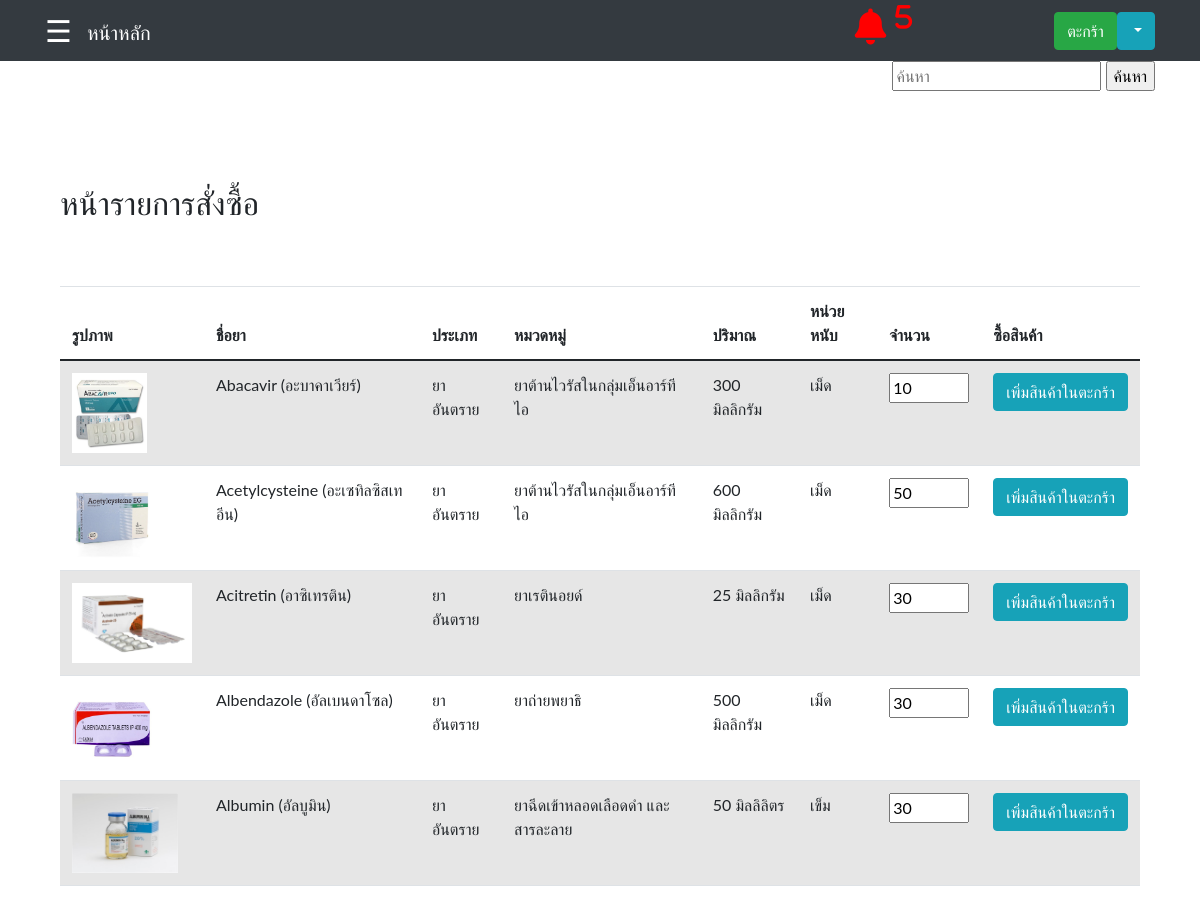
The page /CatagorySearch.php on the database its author committed.
### tables this page shows
CREATE TABLE `tbl_med` (
  `MedId` int(11) NOT NULL,
  `TypeId` int(11) DEFAULT NULL,
  `CateId` int(11) DEFAULT NULL,
  `VolumnId` int(11) DEFAULT NULL,
  `UnitId` int(11) DEFAULT NULL,
  `MedName` varchar(255) DEFAULT NULL,
  `MedPack` varchar(255) DEFAULT NULL,
  `MedPrice` varchar(255) DEFAULT NULL,
  `MedDes` varchar(255) DEFAULT NULL,
  `MedIndi` varchar(255) DEFAULT NULL,
  `MedExp` varchar(255) DEFAULT NULL,
  `MedNoti` varchar(255) DEFAULT NULL,
  `MedLow` int(11) DEFAULT NULL,
  `MedTotal` int(11) DEFAULT NULL,
  `MedPoint` int(11) DEFAULT NULL,
  `MedPath` varchar(255) DEFAULT NULL
);

CREATE TABLE `tbl_type` (
  `TypeId` int(11) NOT NULL,
  `TypeName` varchar(255) DEFAULT NULL
);

CREATE TABLE `tbl_cate` (
  `CateId` int(11) NOT NULL,
  `CateName` varchar(255) DEFAULT NULL
);

CREATE TABLE `tbl_volumn` (
  `VolumnId` int(11) NOT NULL,
  `VolumnName` varchar(255) DEFAULT NULL
);

CREATE TABLE `tbl_unit` (
  `UnitId` int(11) NOT NULL,
  `UnitName` varchar(255) DEFAULT NULL
);

### CatagorySearch.php (the view, shortened to what this page needs)
<?php
        include('connect.php');
        $sql = "SELECT * FROM tbl_med WHERE MedTotal <= MedPoint";
        $result1 = $conn->query($sql);
        $med = array();
            while($row = $result1->fetch_assoc())
            {
                $med[] = $row;
            }
            $Alert = 0;
?>
     <!DOCTYPE html>
<html lang="en">
<head>
    <nav class="navbar navbar-expand-sm navbar-dark bg-dark">
            <div class="container">
                <div style='margin-right: 15px'>
                    <?php
                    include('slidebar.php');
                    ?>
                <div>
                  <a href="main.php" class="navbar-brand">หน้าหลัก</a>
                  <a herf="main.php"><i class="fa fa-bell" data-toggle="modal" data-target="#centralModalLg" style ="font-size: 36px; color:
                          <?php
                        if((count($med)+$Alert) > 0)
                            {
                                echo "red";
                            }
                        else
                            {
                                echo "white";
                            }
                        ?>
                        ; margin-left: 19em;" aria-hidden="true">
                        <?php
                            if((count($med)+$Alert) > 0)
                                {
                                    echo "<sup>".(count($med)+$Alert)."</sup>";
                                }
                        ?>
                        </i>
                    </a>
                </div>
                <div id="navbar1" class="collapse navbar-collapse" style='justify-content: end;'>
                    <div class="dropdown">
                        <div id="navbar1" class="collapse navbar-collapse">
                            <ul class="navbar-nav ms-auto">
                            <li class="nav-item">
                                    <td><a href="Shipping.php" class ="btn btn-success">ตะกร้า</a></td>
                                </li>
                                <button class="btn btn-info  dropdown-toggle" type="button" id="dropdownMenuButton" data-toggle="dropdown" aria-haspopup="true" aria-expanded="false"
                                ><?php echo $_SESSION['StaffName'] ?>
                                </button>
                            </ul>
                        </div>
                    </div>
                </div>
</head>
<body>
<div class="container-sm">
    <div class="row mb-5">
            <div class="col-md-4 ms-auto " style="text-align: end;">
                <form action="CatagorySearch.php" method="post">
                    <input type="text" name="textsearch" placeholder = "ค้นหา">
                    <input type="submit" name="submit" value="ค้นหา">
                </form>
            </div>
    </div>
        <?php
            include('slidebar.php');
        ?>
    <div class="container-sm">
    <h2>หน้ารายการสั่งซื้อ</h2>
    <table class="table table-striped" style='margin-top:4rem;'>
        <thead>
            <tr>
                <th>รูปภาพ</th>
                <th style="width:20%">ชื่อยา</th>
                <th>ประเภท</th>
                <th>หมวดหมู่</th>
                <th>ปริมาณ</th>
                <th>หน่วยหนับ</th>
                <th>จำนวน</th>
                <th>ซื้อสินค้า</th>
            </tr>
        </thead>
        <tbody>
            <?php
                    $sql = "SELECT tbl_med.MedId,tbl_med.TypeId,tbl_med.CateId,tbl_med.VolumnId,tbl_med.UnitId,tbl_med.MedName,tbl_med.MedPack,tbl_med.MedPrice,tbl_med.MedDes,tbl_med.MedIndi,tbl_med.MedExp,tbl_med.MedLow,tbl_med.MedTotal,tbl_med.MedPoint,tbl_med.MedPath,tbl_type.TypeName,tbl_cate.CateName,tbl_volumn.VolumnName,tbl_unit.UnitName
                    FROM tbl_med
                    INNER JOIN tbl_type ON tbl_type.TypeId = tbl_med.TypeId
                    INNER JOIN tbl_cate ON tbl_cate.CateId = tbl_med.CateId
                    INNER JOIN tbl_volumn ON tbl_volumn.VolumnId = tbl_med.VolumnId
                    INNER JOIN tbl_unit ON tbl_unit.UnitId = tbl_med.UnitId
                    WHERE MedName LIKE '%{$search}%' OR TypeName LIKE '%{$search}%' OR CateName LIKE '%{$search}%' OR VolumnName LIKE '%{$search}%' OR UnitName LIKE '%{$search}%'";
                    $result = $conn->query($sql);
                    $data = array();
                    while($row = $result->fetch_assoc()) {
                        $data[] = $row;
                    }
                    foreach($data as $key => $Med){
            ?>
                <tr>
                    <form action = "Order.php" method="post">
                    <td><?php echo '<img src="upload/'.$Med['MedPath'].'" height = "80" widht = "80"/>';?></td>
                    <td><?php echo $Med["MedName"]; ?></td>
                    <td><?php echo $Med["TypeName"]; ?></td>
                    <td><?php echo $Med["CateName"]; ?></td>
                    <td><?php echo $Med["VolumnName"]; ?></td>
                    <td><?php echo $Med["UnitName"]; ?></td>
                    <td><input type="number" name="quantity" min="<?php echo $Med["MedLow"]; ?>" max="1000" value= "<?php echo $Med["MedLow"]; ?>"></p></td>
                                <td><input type="submit" class = "btn btn-info" value = "เพิ่มสินค้าในตะกร้า"> </td>
                    </form>
                </tr>
                <?php } ?>
        </tbody>
    </table>
</div>
    </body>
    </html>

### slidebar.php (style rules this page uses)
body { font-family: "Lato", sans-serif; }

### rows shown on the page
tbl_med: MedPath (picture), MedName "Abacavir (อะบาคาเวียร์)", TypeId.TypeName "ยาอันตราย", CateId.CateName "ยาต้านไวรัสในกลุ่มเอ็นอาร์ทีไอ", VolumnId.VolumnName "300 มิลลิกรัม", UnitId.UnitName "เม็ด", quantity "10"
tbl_med: MedPath (picture), MedName "Acetylcysteine (อะเซทิลซิสเทอีน)", TypeId.TypeName "ยาอันตราย", CateId.CateName "ยาต้านไวรัสในกลุ่มเอ็นอาร์ทีไอ", VolumnId.VolumnName "600 มิลลิกรัม", UnitId.UnitName "เม็ด", quantity "50"
tbl_med: MedPath (picture), MedName "Acitretin (อาซิเทรติน)", TypeId.TypeName "ยาอันตราย", CateId.CateName "ยาเรตินอยด์", VolumnId.VolumnName "25 มิลลิกรัม", UnitId.UnitName "เม็ด", quantity "30"
tbl_med: MedPath (picture), MedName "Albendazole (อัลเบนดาโซล)", TypeId.TypeName "ยาอันตราย", CateId.CateName "ยาถ่ายพยาธิ", VolumnId.VolumnName "500 มิลลิกรัม", UnitId.UnitName "เม็ด", quantity "30"
tbl_med: MedPath (picture), MedName "Albumin (อัลบูมิน)", TypeId.TypeName "ยาอันตราย", CateId.CateName "ยาฉีดเข้าหลอดเลือดดำ และสารละลาย", VolumnId.VolumnName "50 มิลลิลิตร", UnitId.UnitName "เข็ม", quantity "30"

### other values the page prints
count($med)+$Alert "5"
